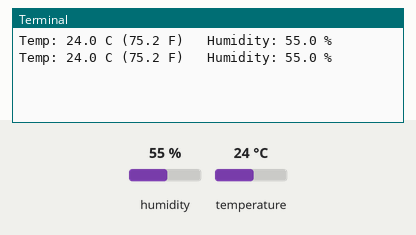
The program below on a simulated Raspberry Pi (BCM pin numbers). On the bench: the last lines printed to the terminal. Inputs (shaded band) come from the test bench; at power-on: humidity 55 %, temperature 24 °C.

Above: at 1.2 s.
1.3 s: humidity set to 22 %
At 2.0 s:
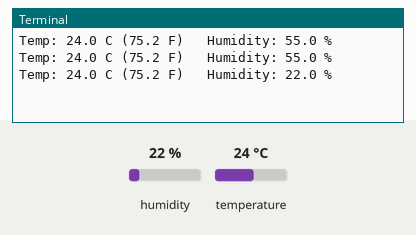
2.8 s: temperature set to 12 °C
At 3.6 s:
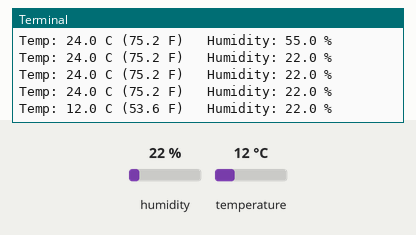
4.3 s: humidity set to 40 %
At 4.3 s:
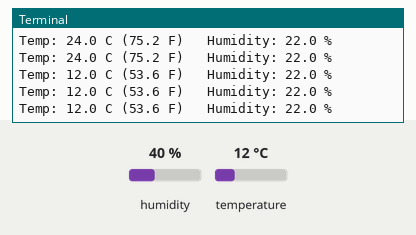
Timing chart, 0 to 7.3 s (numbered marks = the images above; inputs shaded):
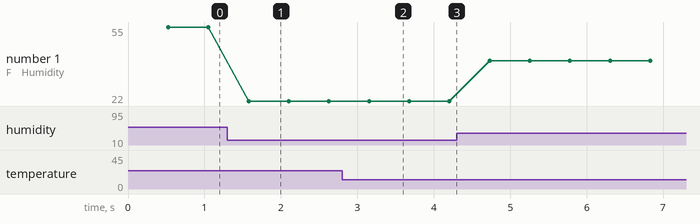

Measured:
- after the input at 1.3 s, the terminal: prints a new line after 0.28 s (image 1)
- after the input at 2.8 s, the terminal: prints a new line after 0.35 s (image 2)
- plotted number 1: 55 → 22 after the input at 1.3 s, 22 → 40 after the input at 4.3 s

The program:

dht11_test.py
```python
#!/usr/bin/python
import sys
import Adafruit_DHT

while True:
    # Pin is currently GPIO24 (Pin 18)
    humidity, celsius = Adafruit_DHT.read_retry(11, 24)
    fahrenheit = (celsius * 1.8) + 32
    print 'Temp: {0:0.1f} C ({1:0.1f} F)   Humidity: {2:0.1f} %'.format(celsius, fahrenheit, humidity)
```
